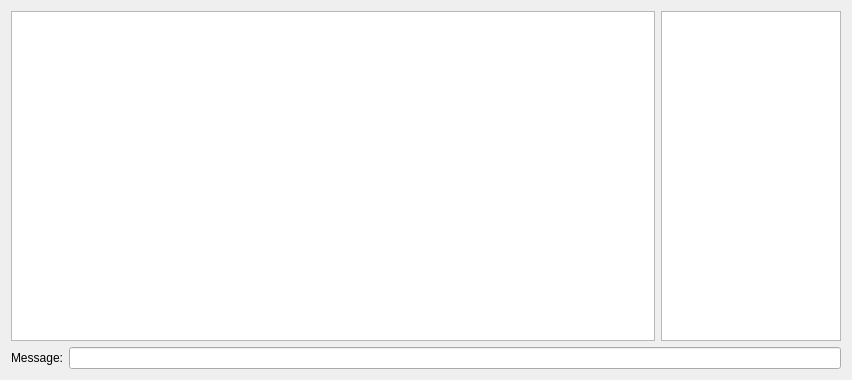
<?xml version="1.0" encoding="UTF-8"?>
<ui version="4.0">
 <class>ChatPage</class>
 <widget class="QWidget" name="ChatPage">
  <property name="geometry">
   <rect>
    <x>0</x>
    <y>0</y>
    <width>852</width>
    <height>380</height>
   </rect>
  </property>
  <property name="windowTitle">
   <string>Chat</string>
  </property>
  <layout class="QVBoxLayout" name="verticalLayout">
   <item>
    <layout class="QHBoxLayout" >
      <property name="margin" >
       <number>0</number>
      </property>
      <property name="spacing" >
       <number>6</number>
      </property>
      <item>
       <widget class="QTextEdit" name="textEdit" >
        <property name="focusPolicy" >
         <enum>Qt::NoFocus</enum>
        </property>
        <property name="readOnly" >
         <bool>true</bool>
        </property>
       </widget>
      </item>
      <item>
       <widget class="QListWidget" name="listWidget" >
        <property name="maximumSize" >
         <size>
          <width>180</width>
          <height>16777215</height>
         </size>
        </property>
        <property name="focusPolicy" >
         <enum>Qt::NoFocus</enum>
        </property>
       </widget>
      </item>
     </layout>
   </item>
   <item>
     <layout class="QHBoxLayout" >
      <property name="margin" >
       <number>0</number>
      </property>
      <property name="spacing" >
       <number>6</number>
      </property>
      <item>
       <widget class="QLabel" name="label" >
        <property name="text" >
         <string>Message:</string>
        </property>
       </widget>
      </item>
      <item>
       <widget class="QLineEdit" name="lineEdit" />
      </item>
     </layout>
    </item>
  </layout>
 </widget>
 <resources>
  <include location="../bitcoin.qrc"/>
 </resources>
 <connections/>
</ui>
